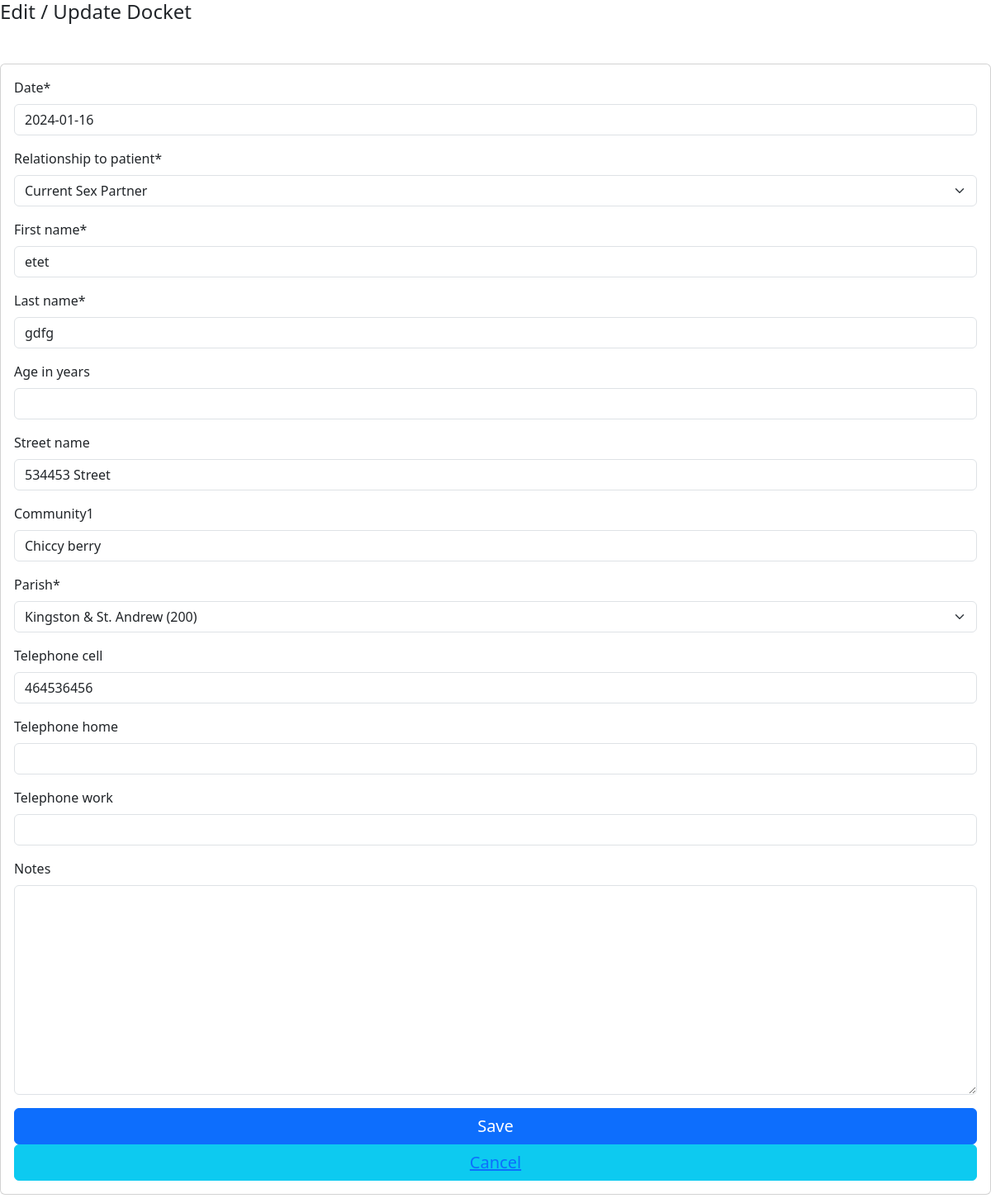
/client/edit/emergencycontact/1/, run on the app's committed database.
### tb_app/models.py (models this page shows, shortened)
class EmergencyContact(TSIS2BaseModel):
    client = models.ForeignKey("Client", blank=False, null=False, on_delete=models.PROTECT)
    date = models.DateField(blank=False, null=False)
    relationship_to_patient = models.ForeignKey('RelationshipCode', blank=False, null=False, related_name="address_occupation", on_delete=models.PROTECT)
    first_name = models.CharField(max_length=255, blank=False, null=False)
    last_name = models.CharField(max_length=255, blank=False, null=False)
    age_in_years = models.IntegerField(blank=True, null=True)
    street_name = models.CharField(max_length=255, blank=True, null=True)
    community1 = models.CharField(max_length=255, blank=True, null=True)
    parish = models.ForeignKey('Parish', blank=False, null=False, related_name="emergency_contact_parish", on_delete=models.PROTECT)
    telephone_cell = models.CharField(max_length=255, blank=True, null=True)
    telephone_home = models.CharField(max_length=255, blank=True, null=True)
    telephone_work = models.CharField(max_length=255, blank=True, null=True)
    notes = models.TextField(blank=True, null=True)
    readonly_fields = ('client',)
    class Meta(object):
        default_permissions = ('add', 'change', 'delete', 'view', 'list')

### tb_app/views.py (the view)
# urls.py: path('edit/emergencycontact/<int:emergencycontact_id>/', edit_emergencycontact, name='edit_emergencycontact'),
def edit_emergencycontact(request, emergencycontact_id):
    emergencycontact = get_object_or_404(EmergencyContact, pk=emergencycontact_id)
    client = emergencycontact.client
    if request.method == 'POST':
        form = EmergencyContactForm(request.POST, instance=emergencycontact)
        if form.is_valid():
            emergencycontact = form.save(commit=False)
            emergencycontact.modified_by_id =  request.session['User_id']
            emergencycontact.modified_on =  datetime.now()
            emergencycontact.save()
            return render(request, 'close_window.html')
    else:
        form = EmergencyContactForm(instance=emergencycontact)
    return render(request, 'edit_emergencycontact.html', {'form': form, 'emergencycontact': emergencycontact})

### tb_app/forms.py
class EmergencyContactForm(forms.ModelForm):
    class Meta:
        model = EmergencyContact
        exclude = ['created_at', 'modified_on', 'created_by', 'modified_by', 'is_active', 'deleted_at', 'deleted_by', 'client', 'facility']
        widgets = {
            "date": DatePickerInput(),
        }

### tb_app/base_model.py (called while the page is built)
    def get_queryset(self):
        if self.include_deleted:
            return TSIS2BaseQuerySet(self.model)
        return TSIS2BaseQuerySet(self.model).filter(deleted_at=None)

### tb_app/models.py (called while the page is built)
    def __str__(self):
        return "%s (%s)" % (self.name, self.code)

    def __str__(self):
        return "%s" % (self.name)

### tb_app/templates/edit_emergencycontact.html (shortened to what this page needs)
  {% load widget_tweaks %}
  {% load bootstrap5 %}
  {% bootstrap_css %}
  {% load crispy_forms_tags %}
  {% block content %}
<h4>Edit / Update Docket</h4>
<form method="POST" class="card p-3 mt-5 form-floating form-horizontal form-group">
  {{ form|crispy}}
  <button type="submit" class="btn btn-primary" style="font-size: 20px;">Save</button>
  <button class="btn btn-info" style="font-size: 20px;"><a href="{% url 'close_window'  %}">Cancel</a></button>
 </form>
{% endblock %}

### data on the page
EmergencyContact: date "2024-01-16", relationship_to_patient "Current Sex Partner", first_name "etet", last_name "gdfg", street_name "534453 Street", community1 "Chiccy berry", parish "Kingston & St. Andrew (200)", telephone_cell "464536456"
